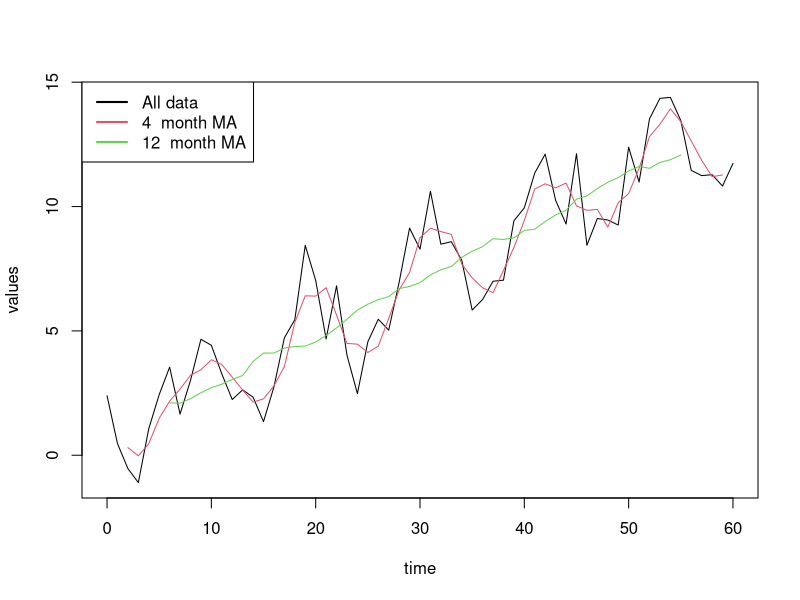

Write the R code that produced this figure.
#!/usr/bin/env Rscript
DEBUG=FALSE
time = 0:60
slope = 0.2 
intercept = 1
period = 12
amplitude = 2
noise = rnorm(length(time))

seasonality = amplitude * sin(period * time)
values = intercept + slope * time + seasonality + noise


if (!DEBUG){ pdf("images/removing_the_seasons.pdf") }

plot(values ~ time, type="l", col="black")
window_sizes = c(4, 12)
for (i in 1:length(window_sizes)) {
    moving_average = filter(values, filter=rep(1, times=window_sizes[i]) / window_sizes[i]) 
    lines(moving_average, col=i+1)
}
legend(x = "topleft", 
       legend=append("All data", paste(window_sizes, " month MA")),
       col=1:(length(window_sizes)+1),
       lwd = 2
)

if (!DEBUG){ dev.off() }
